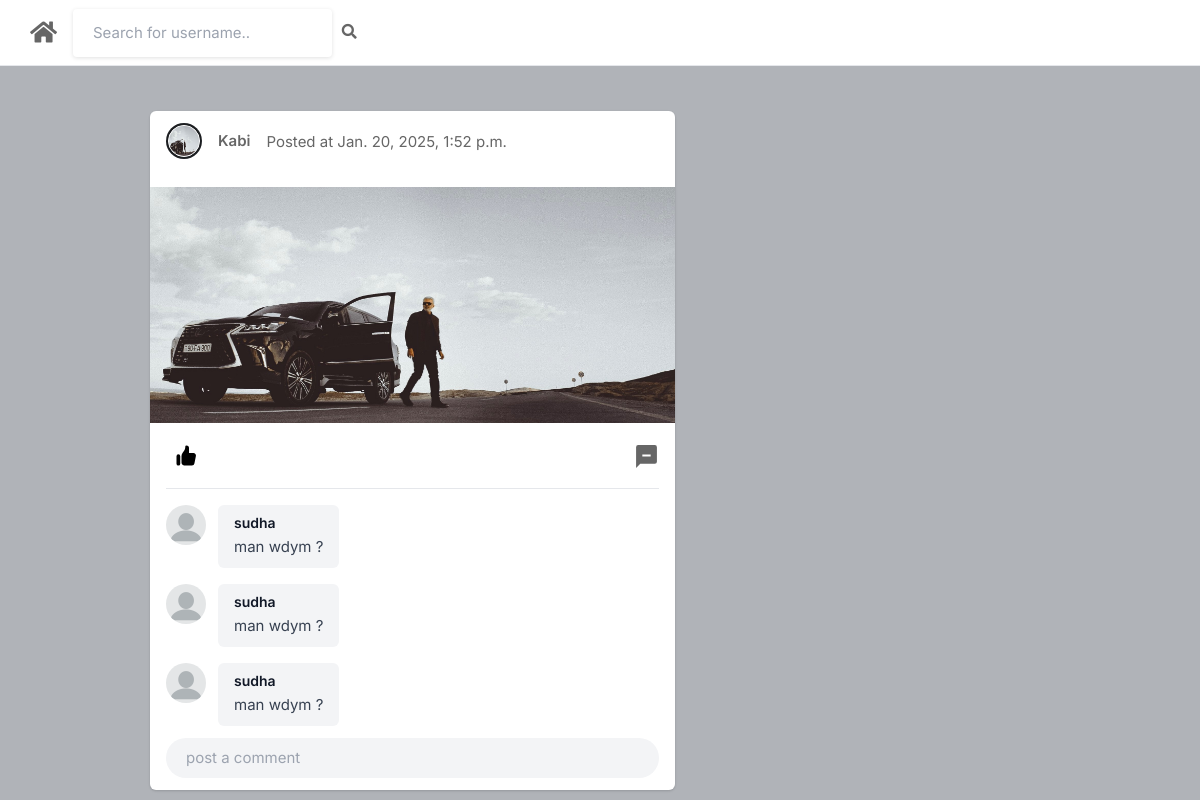
The app's page /post-detail/15/ (signed in) with its own data.
### core/models.py (models this page shows, shortened)
class Post(models.Model):
    post_id = models.AutoField(primary_key=True)
    user = models.ForeignKey(User, on_delete=models.CASCADE)
    image = models.ImageField(upload_to="post_images")
    caption = models.CharField(max_length=500, blank=True, null=True)
    created_at = models.DateTimeField(auto_now_add=True)
    no_of_likes = models.IntegerField(default=0)
    class Meta:
        ordering = ["-created_at"]

class Profile(models.Model):
    user = models.OneToOneField(User, on_delete=models.CASCADE)
    userid = models.IntegerField()
    bio = models.CharField(blank=True, max_length=100)
    pfp_image = models.ImageField(upload_to="profile_images", default="blank-profile-picture.png")
    location = models.CharField(max_length=100, blank=True)

class Comment(models.Model):
    post_id = models.ForeignKey(Post, on_delete=models.CASCADE)
    author = models.ForeignKey(Profile, on_delete=models.CASCADE)
    comment = models.CharField(max_length=500)
    created_at = models.DateTimeField(auto_now_add=True)
    def __str__(self):
        return self.author.user.username
    class Meta:
        ordering = ["-created_at"]

### core/views.py (the view)
# urls.py: path('post-detail/<int:pk>/', views.post_detail, name="post_detail"),
@login_required
def post_detail(request, pk):
    post = get_object_or_404(Post, post_id=pk)
    if request.method == "POST":
        author_profile = get_object_or_404(Profile, user=request.user)
        comment_content = request.POST.get('comment')
        new_comment = Comment.objects.create(post_id=post, author=author_profile, comment=comment_content)
        new_comment.save()
    post = Post.objects.get(post_id=pk)
    comments = Comment.objects.filter(post_id = post)
    print(comments)
    context = {
        'post' : post,
        'comments' : comments,
    }
    return render(request, 'post_detail.html', context)

### templates/post_detail.html (shortened to what this page needs)
{% load static %}
<!DOCTYPE html>
<html lang="en">
    <head>
        <link rel="stylesheet" href="{% static 'assets/css/icons.css' %}">
        <link rel="stylesheet" href="{% static 'assets/css/uikit.css' %}">
        <link rel="stylesheet" href="{% static 'assets/css/style.css' %}">
        <link rel="stylesheet" href="{% static 'assets/css/tailwind.css' %}">
        <link href="https://cdnjs.cloudflare.com/ajax/libs/font-awesome/5.15.4/css/all.min.css" rel="stylesheet">
    </head>
    <body>
        <header>
            <div class="header_inner">
                <form action={% url "search" %} method="GET">
                    <div class="left-side">
                        <a href="{% url 'home' %}" class="text-2xl mr-4">
                            <i class="fas fa-home"></i>
                        </a>
                            <input type="text" name="username" placeholder="Search for username..">&nbsp; &nbsp;
                            <button type="submit"><i class="fas fa-search"></i></button>
                    </div>
                </form>
            </div>
        </header>
        <div class="container m-auto">
                <div class="space-y-5 flex-shrink-0 lg:w-7/12">
                    <div class="bg-white shadow rounded-md  -mx-2 lg:mx-0">
                        <div class="flex justify-between items-center px-4 py-3">
                            <div class="flex flex-1 items-center space-x-4">
                                <a href={% url "profile" post.user.username %}>
                                    <div class="bg-gradient-to-tr from-yellow-600 to-pink-600 p-0.5 rounded-full">
                                        <img src={{ post.user.profile.pfp_image.url }} class="bg-gray-200 border border-white rounded-full w-8 h-8">
                                    </div>
                                <span class="block capitalize font-semibold "><a href={% url "profile" post.user.username %}> {{post.user.username}}</a></span>
                                <p>Posted at {{ post.created_at }} </p>
                            </div>
                            {% if post.user.username == user.username %}
                                <div>
                                    <a href="#"> <i class="icon-feather-more-horizontal text-2xl hover:bg-gray-200 rounded-full p-2 transition -mr-1 "></i> </a>
                                </div>
                            {% endif %}
                        </div>
                        <div uk-lightbox>
                            {% if post.image %}
                            <div class="text-gray-700 py-2 px-3  h-full relative lg:ml-5 ml-2 lg:mr-20">
                            </div>
                            <img src={{ post.image.url }} alt="">
                            {% else %}
                            <div class="text-gray-700 py-2 px-3  h-full relative lg:ml-5 ml-2 lg:mr-20">
                                <p class="leading-6"><b>{{ post.caption }}</b></p>
                            </div>
                            {% endif %}
                        </div>
                        <div class="py-3 px-4 space-y-3">
                            <div class="flex space-x-4 lg:font-bold">
                                <a href={% url "like-post" post.post_id %} class="flex items-center space-x-2">
                                    <div class="p-2 rounded-full text-black">
                                    </div>
                                </a>
                                <a href="{% url 'post_detail' post.post_id %}" class="flex items-center space-x-2 flex-1 justify-end">
                                    <svg xmlns="http://www.w3.org/2000/svg" aria-hidden="true" role="img" width="25" height="25" preserveAspectRatio="xMidYMid meet" viewBox="0 0 24 24">
                                        <path fill="currentColor" d="M20 2H4a2 2 0 0 0-2 2v20l4-4h14a2 2 0 0 0 2-2V4a2 2 0 0 0-2-2zM8 11h8v2H8v-2zm6-4H8v2h6V7z"/>
                                    </svg>
                                </a>
                            </div>
                            <div class="border-t pt-4 space-y-4 ">
                                {% if comments %}
                                    {% for comment in comments %}
                                        <div class="flex items-start space-x-3">
                                            <div class="w-10 h-10 rounded-full relative flex-shrink-0">
                                                    <img src="{{ comment.author.pfp_image.url }}" alt="Profile Picture" class="absolute h-full rounded-full w-full">
                                            </div>
                                            <div class="bg-gray-100 py-2 px-4 rounded-md flex-grow">
                                                <p class="text-sm font-semibold text-gray-900">{{ comment.author.user.username }}</p>
                                                <p class="text-gray-700">{{ comment.comment }}</p>
                                            </div>
                                        </div>
                                    {% endfor %}
                                {% else %}
                                    <p>No Comments Yet!</p>
                                {% endif %}
                            </div>
                            <form action="" method="POST">
                                <div class="bg-gray-100 bg-gray-100 rounded-full rounded-md relative ">
                                    <input type="text" name="comment" placeholder="post a comment" class="bg-transparent max-h-10 shadow-none">
                                    <div class="absolute bottom-0 flex h-full items-center right-0 right-3 text-xl space-x-2">
                                        <button type="submit">
                                            <i class="uil-message"></i>
                                        </button>
                                    </div>
                                </div>
                            </form>
                        </div>
                    </div>
                </div>
            </div>
    </body>
</html>

### static/assets/css/style.css (style rules this page uses)
body { background-color: #B0B3B8!important; }
button { vertical-align: middle; }
input { height: 48px; line-height: 48px; padding: 0 20px; outline: none; font-size: 15px; color: #808080; max-width: 100%; width: 100%; -webkit-box-sizing: border-box; box-sizing: border-box; display: block; font-weight: 400; opacity: 1; border-radius: 4px; border: none; -webkit-box-shadow: 0 1px 4px 0px rgba(0, 0, 0, 0.12); box-shadow: 0 1px 4px 0px rgba(0, 0, 0, 0.12); }
input[type="text"], input[type="password"], input[type="email"], input[type="number"] { height: 48px; line-height: 48px; padding: 0 20px; outline: none; font-size: 15px; color: #808080; max-width: 100%; width: 100%; -webkit-box-sizing: border-box; box-sizing: border-box; display: block; font-weight: 400; opacity: 1; border-radius: 4px; border: none; -webkit-box-shadow: 0 1px 4px 0px rgba(0, 0, 0, 0.12); box-shadow: 0 1px 4px 0px rgba(0, 0, 0, 0.12); }
input { -webkit-transition: all 0.1s ease-in-out; transition: all 0.1s ease-in-out; }
::placeholder { color: #808080; opacity: 1; }
button { border: none; margin: 0; padding: 0; width: auto; overflow: visible; background: transparent; color: inherit; font: inherit; line-height: normal; cursor: pointer; }
a { color: #be185d; -webkit-transition: 0.3s; transition: 0.3s; outline: none !important; }
button { outline: none !important; }
img { max-width: 100%; }
body { color: #666; font-size: 15px; line-height: 27px; background-color: #f0f2f5; font-family: "Inter", sans-serif; text-transform: none; }
body p { font-size: 15px; line-height: 27px; }
input[type="text"], input[type="password"], input[type="email"] { font-family: "Inter", sans-serif; text-transform: none; }
button, body .pac-container { font-family: "Inter", sans-serif; text-transform: none; }
@media (min-width: 1024px) { .container { max-width: 900px !important; padding-top: 45px; } }
header { background-color: #fff; left: 0; right: 0; top: 0; z-index: 99; height: 66px; display: -webkit-box; display: -ms-flexbox; display: flex; -webkit-box-align: center; -ms-flex-align: center; align-items: center; border-bottom: 1px solid #e5e7eb; }
header .header_inner { display: -webkit-box; display: -ms-flexbox; display: flex; -webkit-box-align: center; -ms-flex-align: center; align-items: center; max-width: 1090px; margin: auto; width: 100%; max-width: 100% !important; padding: 0 30px; }
header .header_inner .left-side { display: -webkit-box; display: -ms-flexbox; display: flex; -webkit-box-align: center; -ms-flex-align: center; align-items: center; }
.shadow-none { -webkit-box-shadow: none !important; box-shadow: none !important; }

### records on screen
Post: user.profile.pfp_image (picture), user.username "Kabi", created_at "Jan. 20, 2025, 1:52 p.m.", image (picture)
Comment: author.pfp_image (placeholder picture), author.user.username "sudha", comment "man wdym ?"
Comment: author.pfp_image (placeholder picture), author.user.username "sudha", comment "man wdym ?"
Comment: author.pfp_image (placeholder picture), author.user.username "sudha", comment "man wdym ?"
